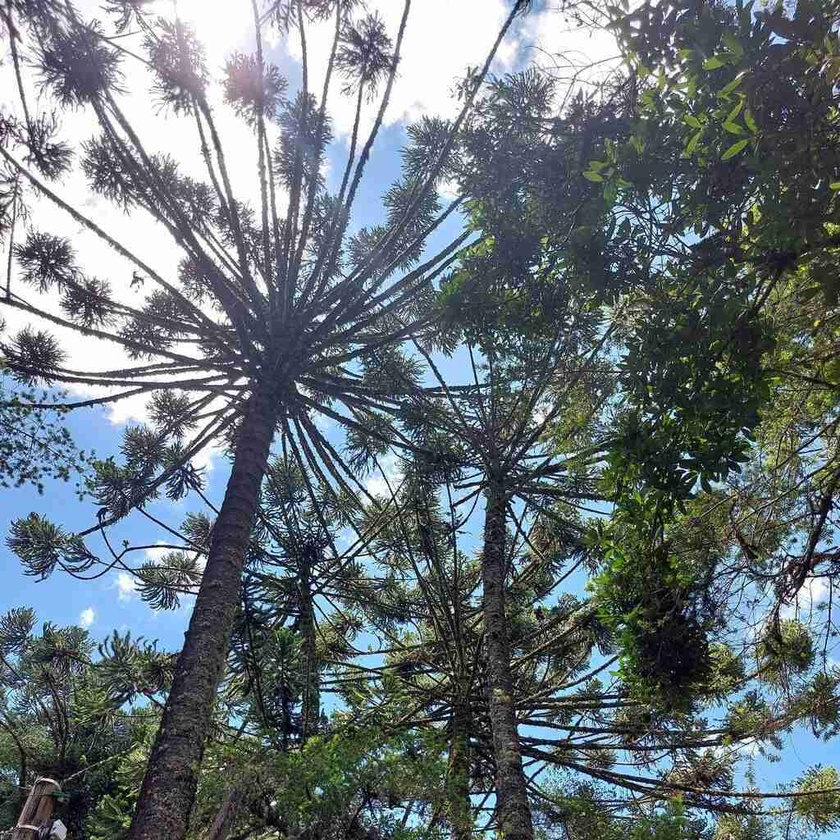
#> input picture example/example1.jpg, 840 x 840 px, shrunk from 1024 x 1024 before the run
$ python sepiaconv.py ../example/example1.jpg
#> lines starting #> are read from the running program, lines starting #| are printed output that depends on the picture
import sys
import threading
from PIL import Image
import numpy as np
import os

def usage():
    print("Usage: sepiaconv.py <file>")


def load_image(filename):
#> called with filename = '../example/example1.jpg'
    try:
        im = Image.open(filename)
#> im is the input picture: PIL image 840x840 RGB; mean R, G, B 106, 116.3, 121.4
    except:
        print("[ERROR] Could not load image.")
        exit(1)

    return im


def pixel_to_sepia(rgb):
    r, g, b = rgb
    newRed = min(int(0.393 * r + 0.769 * g + 0.189 * b), 255)
    newGreen = min(int(0.349 * r + 0.686 * g + 0.168 * b), 255)
    newBlue = min(int(0.272 * r + 0.534 * g + 0.131 * b), 255)
    return [newRed, newGreen, newBlue]


# Divide image into chunks of smaller size
def chunkify(im, subdivs):
#> called with subdivs = 3
    cells = (subdivs + 1) ** 2
    width = im.width // (subdivs + 1)
#> width = 210
    height = im.height // (subdivs + 1)
#> height = 210
    chunks = []

    for i in range(cells):
        left = (i % (subdivs + 1)) * width
        top = (i // (subdivs + 1)) * height
        right = left + width
        bottom = top + height
        chunks.append(im.crop((left, top, right, bottom)))
#> after the loop, chunks = 16 items

    return chunks


def image_to_sepia(im):
    im = np.asarray(im, copy=True)
    h = len(im)
    w = len(im[0])

    for row in range(h):
        for col in range(w):
            sep = pixel_to_sepia(im[row][col])
            im[row][col] = sep

    im = Image.fromarray(im, "RGB")
    return im


def chunk_processor(target_im):
    while True:
        with lock:
            if len(data) == 0:
                break
            chunk, pos = data.pop()

        sepia = image_to_sepia(chunk)

        with lock:
            target_im.paste(sepia, pos)


def main():
    argv = sys.argv
    argc = len(argv)

    if argc != 2:
        usage()
        exit(1)

    im = load_image(argv[1])

    subdivs = 3
    rows = subdivs + 1
    chunks = chunkify(im, subdivs)
#> chunks = 16 items

    newim = Image.new("RGB", im.size)
#> newim: PIL image 840x840 RGB; every value is 0

    threads = []
    for i in range(1):
        t = threading.Thread(target=chunk_processor, args=(newim,))
        threads.append(t)
#> after the loop, threads = 1 item

    x, y = (0, 0)
    for i in range(len(chunks)):
        chunk = chunks[i]
        data.append((chunk.copy(), (x, y)))

        x += chunk.width
        if (i + 1) % rows == 0:
            x = 0
            y += chunk.height
#> this loop made 16 passes
#> y on passes 4, 8, 12, 16: 210, 420, 630, 840
#> pass 1, in main, `chunk = chunks[i]`:
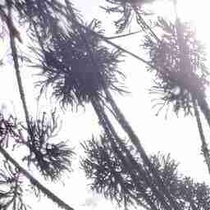
#> chunk: PIL image 210x210 RGB; mean R, G, B 183.7, 181.8, 188.1
#> pass 2, in main, `chunk = chunks[i]`:
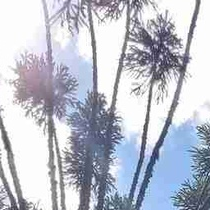
#> chunk: PIL image 210x210 RGB; mean R, G, B 186.8, 191, 203.1
#> pass 3, in main, `chunk = chunks[i]`:
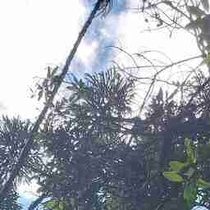
#> chunk: PIL image 210x210 RGB; mean R, G, B 154.5, 159.6, 167.5
#> after the loop:
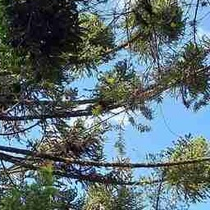
#> chunk: PIL image 210x210 RGB; mean R, G, B 91.5, 108.7, 113.5
#> after the loop, data = 16 items; y = 840

    for t in threads:
        t.start()
#> this loop made 1 pass

    for t in threads:
        t.join()

    output_filename = "output_" + os.path.basename(argv[1])
    newim.save(output_filename)

lock = threading.Lock()
data = []

if __name__ == "__main__":
    main()
